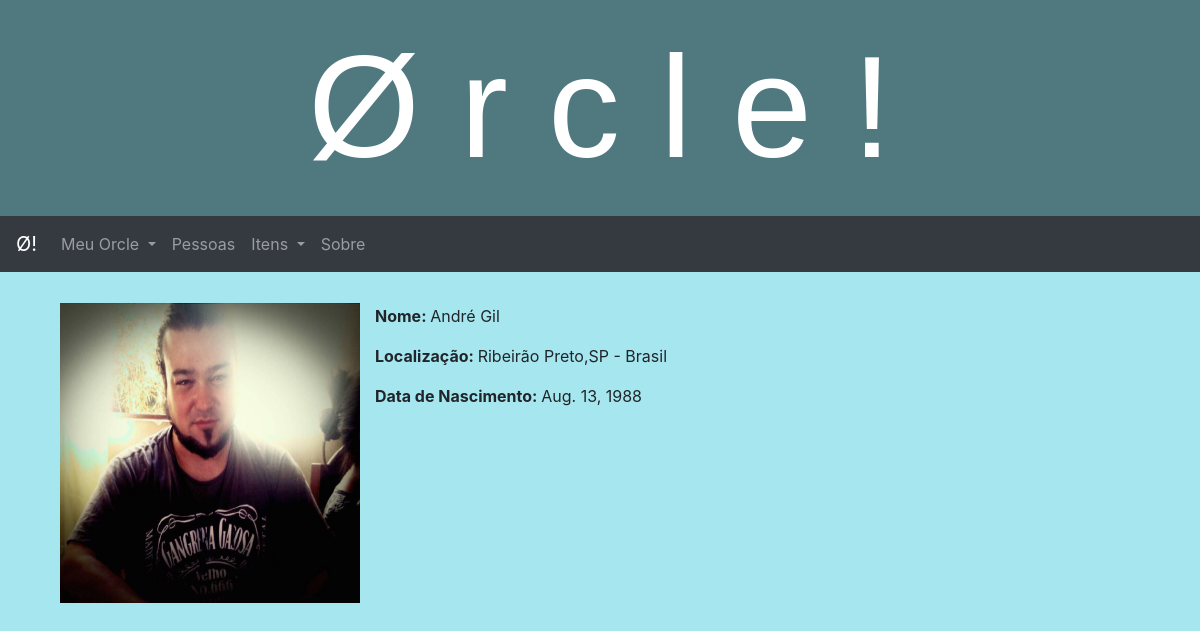
/borrows/pessoa/1 (signed in), run on the app's committed database.
### borrows/models.py (models this page shows)
class Profile(models.Model):
    user = models.OneToOneField(User, related_name='profile', on_delete=models.CASCADE, primary_key=True)
    dt_nasc = models.DateField(null=True, blank=True)
    cep = models.CharField(max_length=8, help_text='Digite o CEP do seu endereço')
    cidade = models.CharField(max_length=200)
    estado = models.CharField(max_length=2)
    pais = models.CharField(max_length=50)
    foto = models.ImageField(upload_to = 'profile_pics', default = 'profile_pics/no-image-icon.png')
    def __str__(self):
        return f'{self.user.first_name} {self.user.last_name}'

### borrows/views.py (the view)
# urls.py: path('pessoa/<int:pk>', views.PessoaDetailView.as_view(), name='pessoa-detail'),
class PessoaDetailView(LoginRequiredMixin, generic.DetailView):
    model = Profile

### borrows/templates/borrows/profile_detail.html (shortened to what this page needs)
{% extends "base_generic.html" %}
{% block menu %}
  {% include "menu-bootstrap.html" %}
{% endblock %}
{% block content %}
<div class="row">
    <div class="col">
        <img class="detalhes_item_pic" src="{{ profile.foto.url }}">
        <p><strong>Nome: </strong> {{ profile }} </p>
        <p><strong>Localização: </strong>{{ profile.cidade }},{{ profile.estado }} - {{ profile.pais }}</p>
        <p><strong>Data de Nascimento: </strong>{{ profile.dt_nasc }}</p>
    </div>
</div>
{% endblock %}

### borrows/static/css/estilo.css (style rules this page uses)
.detalhes_item_pic { margin: 15px; width: 300px; height: 300px; float: left; vertical-align: middle; }

### data on the page
Profile: foto (picture), user_id.last_name "André Gil", cidade "Ribeirão Preto", estado "SP", pais "Brasil", dt_nasc "Aug. 13, 1988"
